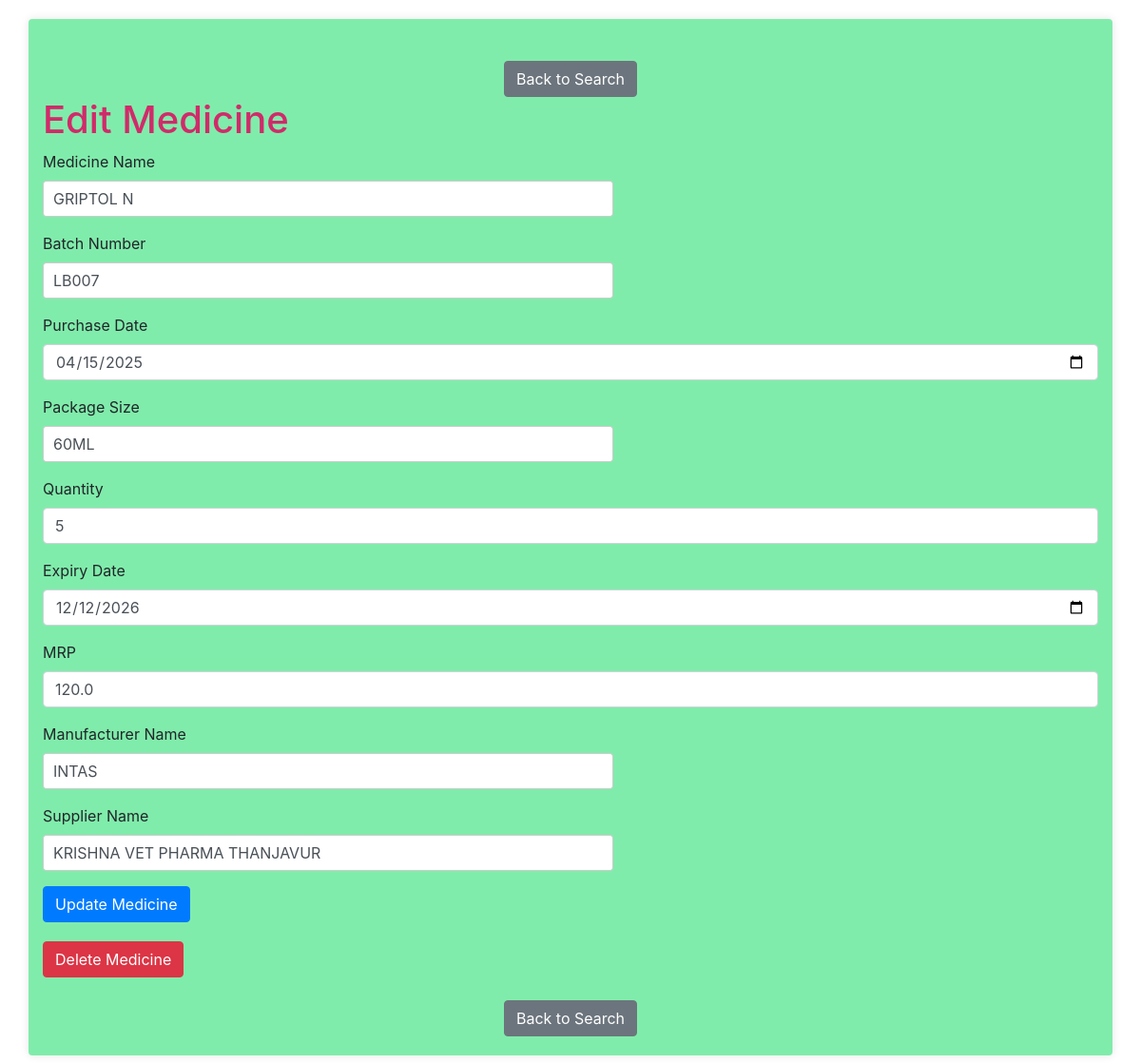
The page /edit_medicine/1 on the database its author committed.
### app.py (models this page shows)
class Medicine(db.Model):
    __tablename__ = 'medicine'
    id = db.Column(db.Integer, primary_key=True)
    purchase_date = db.Column(db.Date, nullable=False)
    batch_number = db.Column(db.String(50), nullable=False)
    name = db.Column(db.String(100), nullable=False, index=True)
    manufacturer = db.Column(db.String(100), nullable=False)
    pkg_size = db.Column(db.String(50), nullable=True)
    expiry_date = db.Column(db.Date, nullable=False)
    quantity = db.Column(db.Integer, nullable=False)
    supplier_name = db.Column(db.String(100), nullable=False)
    mrp = db.Column(db.Float, nullable=False)

### app.py (the view, shortened to what this page needs)
@app.route('/edit_medicine/<int:id>', methods=['GET', 'POST'])
def edit_medicine(id):
    medicine = Medicine.query.get_or_404(id)
    return render_template('edit_medicine.html', medicine=medicine)

### templates/edit_medicine.html (shortened to what this page needs)
{% extends "base.html" %}
{% block content %}
<div class="text-center mt-4">
    <a href="{{ url_for('search') }}" class="btn btn-secondary">Back to Search</a>
  </div>
  <h1>Edit Medicine</h1>
  <form action="{{ url_for('edit_medicine', id=medicine.id) }}" method="POST">
    <div class="form-group">
      <label for="medicine_name">Medicine Name</label>
      <input type="text" id="medicine_name" name="medicine_name" class="form-control" value="{{ medicine.name }}" required>
    </div>
    <div class="form-group">
      <label for="batch_number">Batch Number</label>
      <input type="text" id="batch_number" name="batch_number" class="form-control" value="{{ medicine.batch_number }}" required>
    </div>
    <div class="form-group">
      <label for="purchase_date">Purchase Date</label>
      <input type="date" id="purchase_date" name="purchase_date" class="form-control" value="{{ medicine.purchase_date.strftime('%Y-%m-%d') }}" required>
    </div>
    <div class="form-group">
      <label for="pkg_size">Package Size</label>
      <input type="text" id="pkg_size" name="pkg_size" class="form-control" value="{{ medicine.pkg_size }}">
    </div>
    <div class="form-group">
      <label for="quantity">Quantity</label>
      <input type="number" id="quantity" name="quantity" class="form-control" value="{{ medicine.quantity }}" required>
    </div>
    <div class="form-group">
      <label for="expiry_date">Expiry Date</label>
      <input type="date" id="expiry_date" name="expiry_date" class="form-control" value="{{ medicine.expiry_date.strftime('%Y-%m-%d') }}" required>
    </div>
    <div class="form-group">
      <label for="mrp">MRP</label>
      <input type="number" id="mrp" name="mrp" class="form-control" step="0.01" value="{{ medicine.mrp }}" required>
    </div>
    <div class="form-group">
      <label for="manufacturer">Manufacturer Name</label>
      <input type="text" id="manufacturer" name="manufacturer" class="form-control" value="{{ medicine.manufacturer }}" required>
    </div>
    <div class="form-group">
      <label for="supplier">Supplier Name</label>
      <input type="text" id="supplier" name="supplier_name" class="form-control" value="{{ medicine.supplier_name }}" required>
    </div>
    <button type="submit" class="btn btn-primary">Update Medicine</button>
  </form>
 <form action="{{ url_for('delete_medicine', id=medicine.id) }}" method="POST" style="margin-top: 20px;" onsubmit="return confirm('Are you sure you want to delete this medicine?');">
    <button type="submit" class="btn btn-danger">Delete Medicine</button>
  </form>
  <div class="text-center mt-4">
    <a href="{{ url_for('search') }}" class="btn btn-secondary">Back to Search</a>
  </div>
{% endblock %}

### static/css/style.css (style rules this page uses)
* { margin: 0; padding: 0; box-sizing: border-box; }
body { background-color: #f4f4f4; font-family: Arial, sans-serif; color: #26f70a; line-height: 1.6; padding: 20px; }
h1, h2, h3 { margin-bottom: 15px; color: #d12a6a; }
h1 { font-size: 2rem; margin-bottom: 20px; }
form { margin-bottom: 20px; }
form input[type="text"] { width: 100%; max-width: 600px; padding: 10px; font-size: 1rem; border: 1px solid #ccc; border-radius: 3px; margin-bottom: 10px; }
form button { padding: 10px 20px; background-color: #f8e10e; border: none; color: #fff; border-radius: 3px; cursor: pointer; }
.btn { padding: 6px 12px; background-color: #007bff; color: #fff; text-decoration: none; border: none; border-radius: 3px; cursor: pointer; }

### rows shown on the page
Medicine: medicine_name "GRIPTOL N", batch_number "LB007", purchase_date "04/15/2025", pkg_size "60ML", quantity "5", expiry_date "12/12/2026", mrp "120.0", manufacturer "INTAS", supplier_name "KRISHNA VET PHARMA THANJAVUR"
